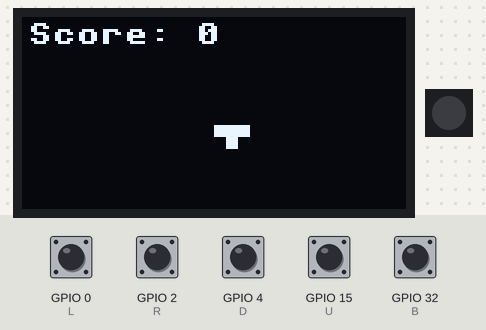
Recording of a program running on a simulated ESP32 board running MicroPython. Parts: 128×64 one-colour display, 1 RGB LEDs in strip order, left to right. The test bench sets the inputs (shaded band); at power-on: GPIO 0 (L), GPIO 2 (R), GPIO 4 (D), GPIO 15 (U), GPIO 32 (B) HIGH. Random numbers come from a fixed seed; library files of the repository ran but are not shown: ssd1306.py.

Above: at 5.0 s.
5.1 s: GPIO 0 (L) pulled LOW for 1 s
At 6.6 s:
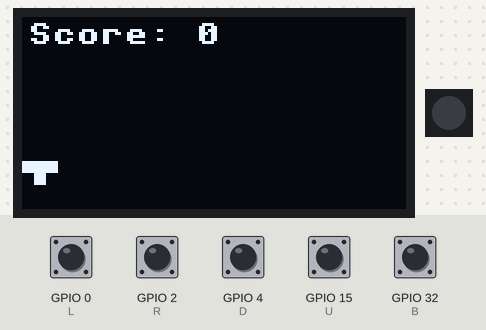
7.6 s: GPIO 2 (R) pulled LOW for 0.15 s
At 8.1 s:
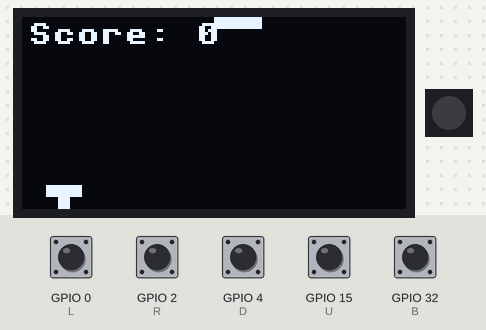
9.2 s: GPIO 4 (D) pulled LOW for 0.15 s
At 11.7 s:
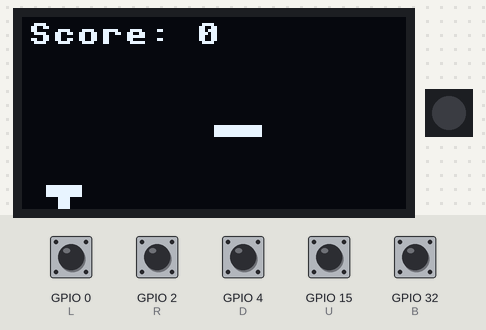
12.3 s: GPIO 15 (U) pulled LOW for 0.15 s
13.9 s: GPIO 0 (L) pulled LOW for 0.15 s
At 14.8 s:
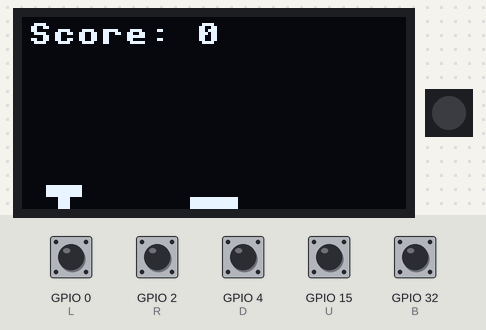
15.5 s: GPIO 2 (R) pulled LOW for 1 s
At 16.9 s:
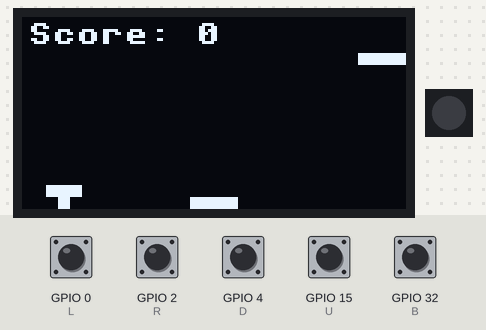

Measured:
- what the display in image 1 shows lasts 0.5 s, from 6.2 s to 6.7 s

The program:

tetrish.py
```python
from badge import oled, btn
from time import sleep_ms, ticks_ms
from random import choice

# Define constants
CELL_SIZE = 4
GRID_WIDTH = 128 // CELL_SIZE
GRID_HEIGHT = 64 // CELL_SIZE

# Define colors
COLOR_BLACK = 0
COLOR_WHITE = 1

class TetrisGame:
    def __init__(self):
        self.grid = [[COLOR_BLACK for _ in range(GRID_WIDTH)] for _ in range(GRID_HEIGHT)]
        self.current_piece = self.generate_piece()
        self.piece_x = GRID_WIDTH // 2
        self.piece_y = 0
        self.score = 0
        self.game_over = False
        self.last_move_time = ticks_ms()
        self.move_interval = 500  # milliseconds

    def generate_piece(self):
        pieces = [
            [[1, 1, 1, 1]],  # I piece
            [[1, 1, 1], [0, 1, 0]],  # T piece
            [[1, 1, 1], [1, 0, 0]],  # L piece
            [[1, 1, 1], [0, 0, 1]],  # J piece
            [[1, 1,], [1, 1,]],  # O piece
            [[1, 1, 0], [0, 1, 1]]  # Z piece
        ]
        return choice(pieces)

    def rotate_piece(self):
        self.current_piece = [[self.current_piece[y][x] for y in range(len(self.current_piece))] for x in range(len(self.current_piece[0]) - 1, -1, -1)]

    def move_piece_down(self):
        self.piece_y += 1
        if self.check_collision():
            self.piece_y -= 1
            self.lock_piece()
            self.clear_lines()
            self.current_piece = self.generate_piece()
            self.piece_x = GRID_WIDTH // 2
            self.piece_y = 0
            if self.check_collision():
                self.game_over = True

    def move_piece_sideways(self, direction):
        new_x = self.piece_x + direction
        if 0 <= new_x < GRID_WIDTH:
            self.piece_x = new_x
            if self.check_collision():
                self.piece_x -= direction

    def check_collision(self):
        for y in range(len(self.current_piece)):
            for x in range(len(self.current_piece[0])):
                if self.current_piece[y][x] == 1:
                    if (self.piece_x + x < 0 or self.piece_x + x >= GRID_WIDTH or
                            self.piece_y + y >= GRID_HEIGHT or
                            self.grid[self.piece_y + y][self.piece_x + x] != COLOR_BLACK):
                        return True
        return False

    def lock_piece(self):
        for y in range(len(self.current_piece)):
            for x in range(len(self.current_piece[0])):
                if self.current_piece[y][x] == 1:
                    self.grid[self.piece_y + y][self.piece_x + x] = COLOR_WHITE
        self.current_piece = self.generate_piece()  # Generate a new piece

    def clear_lines(self):
        lines_cleared = 0
        for y in range(GRID_HEIGHT):
            if COLOR_BLACK not in self.grid[y]:
                del self.grid[y]
                self.grid.insert(0, [COLOR_BLACK for _ in range(GRID_WIDTH)])
                lines_cleared += 1
        self.score += lines_cleared

    def draw(self):
        oled.fill(0)

        # Draw grid
        for y in range(GRID_HEIGHT):
            for x in range(GRID_WIDTH):
                if self.grid[y][x] == COLOR_WHITE:
                    oled.fill_rect(x * CELL_SIZE, y * CELL_SIZE, CELL_SIZE, CELL_SIZE, COLOR_WHITE)

        # Draw current piece
        for y in range(len(self.current_piece)):
            for x in range(len(self.current_piece[0])):
                if self.current_piece[y][x] == 1:
                    oled.fill_rect((self.piece_x + x) * CELL_SIZE, (self.piece_y + y) * CELL_SIZE, CELL_SIZE, CELL_SIZE, COLOR_WHITE)

        # Draw score
        oled.text("Score: {}".format(self.score), 2, 2, COLOR_WHITE)

        oled.show()

def app_start():
    game = TetrisGame()

    while not game.game_over:
        if btn.B.value() == 0:
            return  # Exit game if 'B' is pressed

        if ticks_ms() - game.last_move_time >= game.move_interval:
            game.move_piece_down()
            game.last_move_time = ticks_ms()

        if btn.U.value() == 0:
            game.rotate_piece()
        elif btn.D.value() == 0:
            game.move_piece_down()
        elif btn.L.value() == 0:
            game.move_piece_sideways(-1)
        elif btn.R.value() == 0:
            game.move_piece_sideways(1)

        game.draw()
        sleep_ms(50)  # Adjust speed here

    # Display "Game Over" and "Score" until 'B' or 'A' button is pressed
    while True:
        oled.fill(0)
        oled.text("Game Over", 30, 8, COLOR_WHITE)
        oled.text("Score: {}".format(game.score), 30, 18, COLOR_WHITE)
        oled.text("[B] to Restart", 8, 38, COLOR_WHITE)
        oled.text("[U] to Exit", 20, 48, COLOR_WHITE)
        oled.show()

        if btn.B.value() == 0:
            app_start()  # Restart game if 'B' is pressed
        elif btn.U.value() == 0:
            return  # Exit game if 'U' is pressed

app_start()
```

badge.py
```python
import network
import ssd1306
from neopixel import NeoPixel
from machine import Pin,I2C,ADC

class btn:
	U=Pin(15,Pin.IN,Pin.PULL_UP)
	D=Pin(4,Pin.IN,Pin.PULL_UP)
	L=Pin(0,Pin.IN,Pin.PULL_UP)
	R=Pin(2,Pin.IN,Pin.PULL_UP)
	A=Pin(33,Pin.IN,Pin.PULL_UP)
	B=Pin(32,Pin.IN,Pin.PULL_UP)

i2c = I2C(scl=Pin(22),sda=Pin(21),freq=10000000)
oled = ssd1306.SSD1306_I2C(128,64,i2c,0x3c)

np = NeoPixel(Pin(13), 1)

def readConfig():
	import ujson
	config = ujson.load(open('/config.json'))
	return config

def writeConfig(config): # Use responsibly
	cfile = open('/config.json','w')
	import ujson
	ujson.dump(config, cfile)
	cfile.close()

wlanSTA = network.WLAN(network.STA_IF)
wlan = wlanSTA
def connectWifi(creds=-1):
	if creds == -1: creds = readConfig()['wifi']
	wlan.active(True)
	wlan.connect(creds[0],creds[1])
	return wlan

wlanAP = network.WLAN(network.AP_IF)
class battery:
	def __init__(self,vadc=35):
		self.VBAT = ADC(Pin(vadc))
		self.VBAT.width(ADC.WIDTH_12BIT)
		self.VBAT.atten(ADC.ATTN_11DB)
		self.CALIB = 3.6 * 2
		self.VMIN = round(3.4 / self.CALIB * 4096)
		self.VMAX = round(4.3 / self.CALIB * 4096)
	def voltage(self): return self.VBAT.read() / 4096 * self.CALIB
	def percentage(self): return (self.VBAT.read() - self.VMIN) / (self.VMAX - self.VMIN)

BAT = battery()
```
